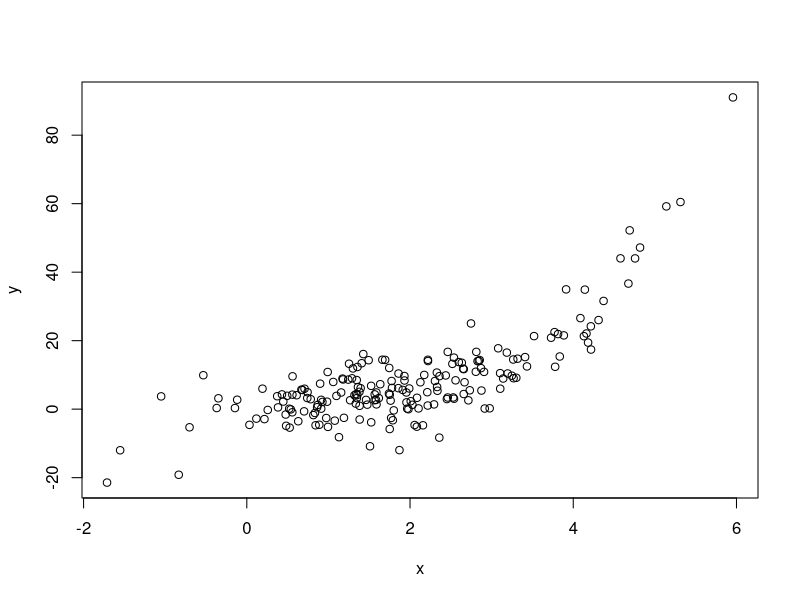
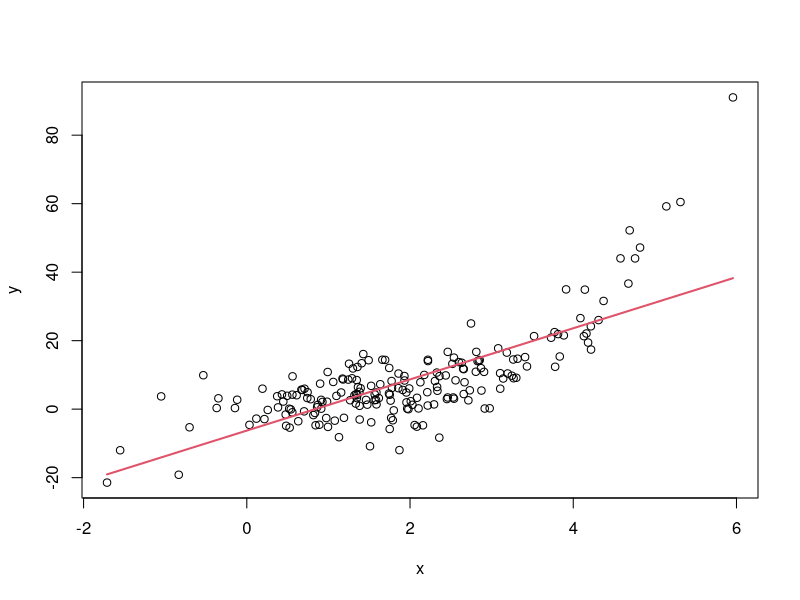
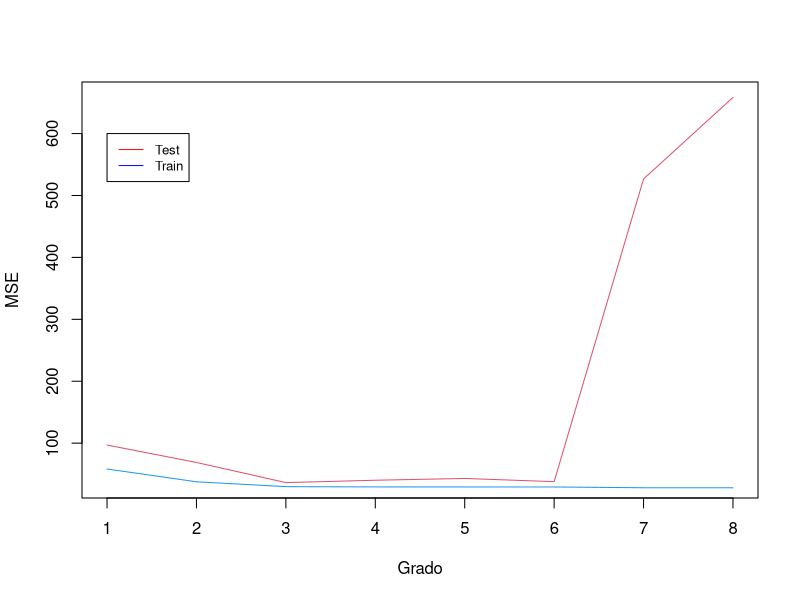

The R script that drew these images, in order:
set.seed(1234)
x=rnorm(200, mean=2, sd=1.3);

error=rnorm(200,0,sd=5.9)
y=1+1.1*x-0.2*x^2+0.09*x^3+0.06*x^4+error
plot(x,y)
x2 = x^2
x3 = x^3
x4 = x^4

fit = lm(y~x)
#fit = lm(y~x+x2+x3+x4)
summary(fit)
plot(x,y)
f=function(x){
  y=fit$coefficients[1]+fit$coefficients[2]*x
  return(y) }
points(x,f(x),type="l",col=2,lwd=2)



## b
N = 200

ytrain=y[1:120]
train=x[1:120]
ytest=y[121:N]
test=x[121:N]



xtrain <- data.frame(ytrain = ytrain,
                     x = train, 
                     x2 = train^2, 
                     x3 = train^3, 
                     x4 = train^4, 
                     x5 = train^5, 
                     x6 = train^6, 
                     x7 = train^7, 
                     x8 = train^8)



xtest <- data.frame(ytest = ytest,
                     x = test, 
                     x2 = test^2, 
                     x3 = test^3, 
                     x4 = test^4, 
                     x5 = test^5, 
                     x6 = test^6, 
                     x7 = test^7, 
                     x8 = test^8)

fit1 = lm(ytrain~x, data = xtrain)
fit2 = lm(ytrain~x+x2, data = xtrain)
fit3 = lm(ytrain~x+x2+x3, data = xtrain)
fit4 = lm(ytrain~x+x2+x3+x4, data = xtrain)
fit5 = lm(ytrain~x+x2+x3+x4+x5, data = xtrain)
fit6 = lm(ytrain~x+x2+x3+x4+x5+x6, data = xtrain)
fit7 = lm(ytrain~x+x2+x3+x4+x5+x6+x7, data = xtrain)
fit8 = lm(ytrain~x+x2+x3+x4+x5+x6+x7+x8, data = xtrain)

mse = c()
pred1 = predict(fit1, xtest)
mse[1]=mean((ytest-pred1)^2)

pred2 = predict(fit2, xtest)
mse[2]=mean((ytest-pred2)^2)

pred3 = predict(fit3, xtest)
mse[3]=mean((ytest-pred3)^2)

pred4 = predict(fit4, xtest)
mse[4]=mean((ytest-pred4)^2)

pred5 = predict(fit5, xtest)
mse[5]=mean((ytest-pred5)^2)

pred6 = predict(fit6, xtest)
mse[6]=mean((ytest-pred6)^2)

pred7 = predict(fit7, xtest)
mse[7]=mean((ytest-pred7)^2)

pred8 = predict(fit8, xtest)
mse[8]=mean((ytest-pred8)^2)

plot(mse, type = 'l', col = 2, ylab = 'MSE', xlab = 'Grado')



#### Train
mse_train = c()
pred1 = predict(fit1, xtrain)
mse_train[1]=mean((ytrain-pred1)^2)

pred2 = predict(fit2, xtrain)
mse_train[2]=mean((ytrain-pred2)^2)

pred3 = predict(fit3, xtrain)
mse_train[3]=mean((ytrain-pred3)^2)

pred4 = predict(fit4, xtrain)
mse_train[4]=mean((ytrain-pred4)^2)

pred5 = predict(fit5, xtrain)
mse_train[5]=mean((ytrain-pred5)^2)

pred6 = predict(fit6, xtrain)
mse_train[6]=mean((ytrain-pred6)^2)

pred7 = predict(fit7, xtrain)
mse_train[7]=mean((ytrain-pred7)^2)

pred8 = predict(fit8, xtrain)
mse_train[8]=mean((ytrain-pred8)^2)

lines(mse_train, col = 4)
legend(1,600,c('Test','Train'), col = c('red','blue'), lty=1, cex=0.8)
min(mse_train)
min(mse)
which.min(mse)
which.min(mse_train)
